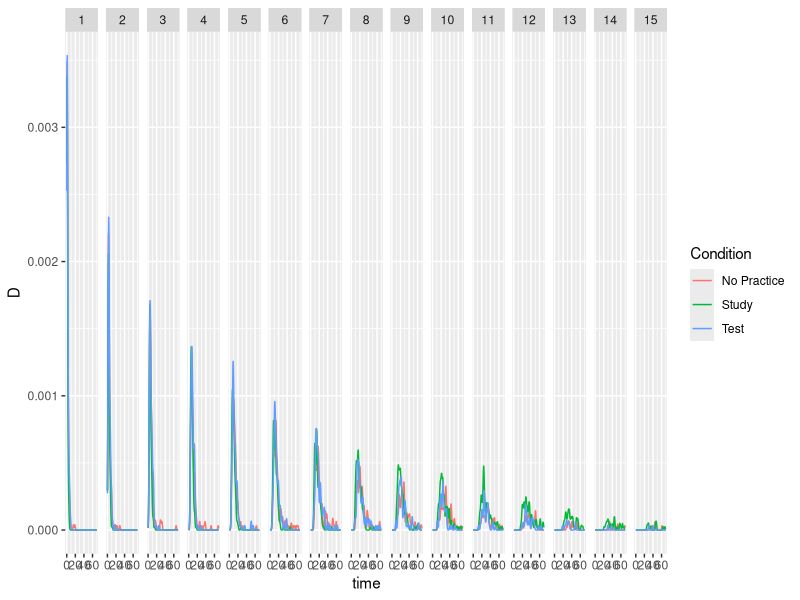

Write the R code that produced this figure.
df <-read.csv('../CFRssRaw.csv')
library(ggplot2)
library(dplyr)
dedup <- function(a,b) { 
  if (any(is.na(a))) {
    a[!is.na(a)] <- 1:length(a[!is.na(a)])
  }
  return(a)
}
df[,c('sub_num','class')] <- lapply(df[,c('sub_num','class')],factor)
df <- df %>% group_by(sub_num) %>% 
  mutate(abs_list =rep(1:12,as.vector(table(list,phase)[,2:1][table(list,phase)[,2:1]>0])))
df <- df %>% group_by(sub_num, abs_list)   %>% 
  mutate(CRT = cumsum(RT[!is.nan(RT)]), 
         practice = practice[1],
         order = 1:length(order),
         Nrecalled = sum(score %in% c(0,1))) 
df$order[df$score ==2] <- NA
df <- df %>% group_by(sub_num,abs_list) %>%
  mutate(order = dedup(order,score)) %>% 
  ungroup() %>% 
  arrange(desc(phase),practice)
df$score <- factor(df$score, levels = c(0,1))
df <- df %>% ungroup() %>% arrange(sub_num,practice)
df2 <- df %>% filter(score %in% 1) %>% group_by(sub_num,abs_list) %>% 
  mutate(N=factor(1:n()),
         grpSz = n()) 
df3 <-expand.grid(class=levels(df2$class), N= levels(df2$N), time = seq(.1,90,.1),D=NA)
for (i in unique(df2$class)){
  for(j in unique(df2$N)){
  D <- density(df2$CRT[df2$class==i & df2$N==j],bw=1,n=900,from=.1,to=90)$y
  D <-D/sum(D)
  D<-(sum(df2$class==i & df2$N==j)/(34*4)) * D
  df3$D[df3$class==i & df3$N==j] <- D
  }
}
df3 <- df3 %>% group_by(class) %>% 
  mutate(D = D/sum(D))

ggplot(df3,aes(x=time,y=D,color=class))+
  geom_line() +
  facet_grid(.~N) + 
  scale_x_continuous(limits=c(0,70)) + 
  scale_color_discrete("Condition",labels=c("No Practice", "Study", "Test"))
# df4 <- df2 %>% group_by(class,N) %>% 
#   summarise(herp = n())
